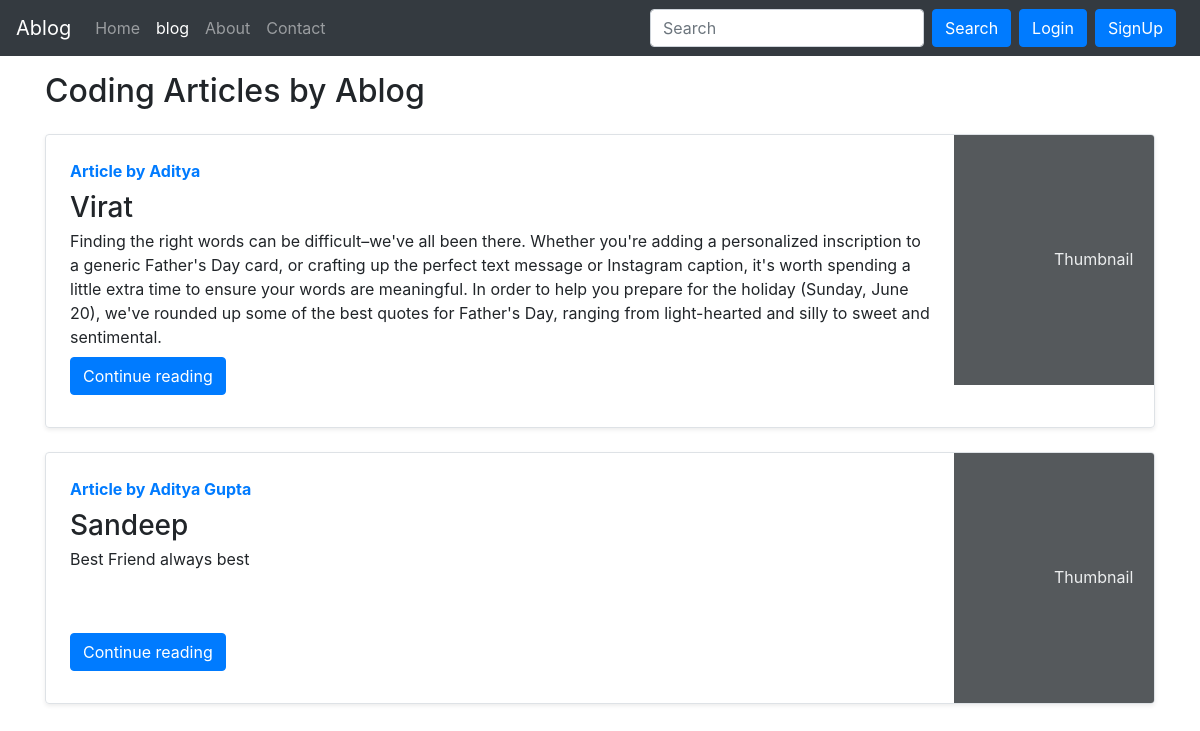
Screenshot of /blog/ with the database file from the repository.
### blog/models.py (models this page shows, shortened)
class Post(models.Model):
    sno=models.AutoField(primary_key=True)
    title=models.CharField(max_length=255)
    author=models.CharField(max_length=14)
    slug=models.CharField(max_length=130)
    timeStamp=models.DateTimeField(blank=True)
    content=models.TextField()

### blog/views.py (the view)
# urls.py: path('',views.bloghome,name="index"),
def bloghome(request):
    allPosts= Post.objects.all()
    context={'allPosts': allPosts}
    return render(request,'blog/home.html',context);

### templates/blog/home.html (shortened to what this page needs)
{% extends 'base.html' %}
{% block blog %} active {% endblock  %}
{% block body %}
<div class="container my-3">
    <h2>Coding Articles by Ablog</h2>
    {% for post in allPosts  %}
    <div class="row no-gutters border rounded overflow-hidden flex-md-row mb-4 shadow-sm h-md-250 my-4 position-relative">
        <div class="col p-4 d-flex flex-column position-static">
            <strong class="d-inline-block mb-2 text-primary">Article  by {{post.author}}</strong>
            <h3 class="mb-0">{{post.title}}</h3>
            <p class="card-text mb-auto">{{post.content| truncatechars:500}}</p>
            <div class="my-2">
            	<a href="/blog/{{post.slug}}" role="button" class="btn btn-primary">Continue reading</a>
            </div>
        </div>
        <div class="col-auto d-none d-lg-block">
            <svg class="bd-placeholder-img" width="200" height="250" xmlns="http://www.w3.org/2000/svg" preserveAspectRatio="xMidYMid slice" focusable="false" role="img" aria-label="Placeholder: Thumbnail">
                <rect width="100%" height="100%" fill="#55595c"></rect><text x="50%" y="50%" fill="#eceeef" dy=".3em">Thumbnail</text>
            </svg>
        </div>
        </div>
        {% endfor %}
    </div>
 {% endblock %}

### rows the page displays
Post: author "Aditya", title "Virat", content "Finding the right words can be difficult–we've all been there. Whether you're adding a personalized inscription to a generic Father's Day card, or crafting up the perfect text message or Instagram caption, it's worth spending a little extra time to ensure your words are meaningful. In order to help you prepare for the holiday (Sunday, June 20), we've rounded up some of the best quotes for Father's Day, ranging from light-hearted and silly to sweet and sentimental."
Post: author "Aditya Gupta", title "Sandeep", content "Best Friend always best"
